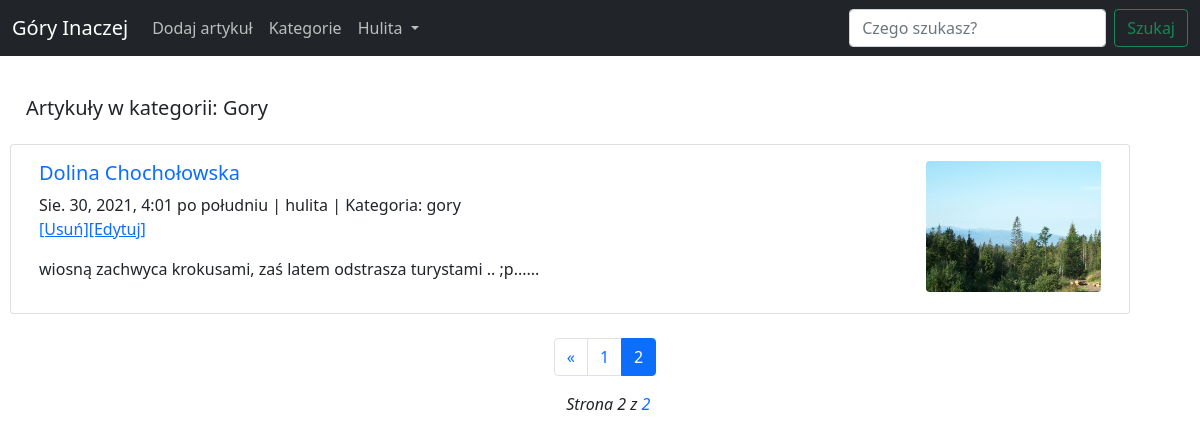
The page /category-detail-list/gory/?page=2 (signed in) on the database its author committed.
### blog/models.py (models this page shows, shortened)
class Post(models.Model):
    title=models.CharField(max_length=30, null=False, blank=False)
    creation_date=models.DateTimeField(auto_now=True)
    tag=models.CharField(max_length=60,null=False,blank=False)
    snippet=models.TextField(null=False,blank=False,default='Stworz krotki opis...',max_length=300)
    body=HTMLField(null=False,blank=False,default='Dodaj artykul...')
    category=models.CharField(max_length=60, default='gory')
    post_picture=models.ImageField(blank=True,null=True, upload_to="images/")
    post_picture_admin=models.ImageField(blank=True,null=True, upload_to="images/admin")
    is_active=models.NullBooleanField(default=True)
    is_highlited=models.NullBooleanField(default=False)
    like=models.ManyToManyField(User,related_name='blog_posts')
    author=models.ForeignKey(User, on_delete=models.CASCADE)

### blog/views.py (the view)
# urls.py: path('category-detail-list/<str:cat>/',category_detail_list,name='category_detail_list'),
def category_detail_list(request,cat):
    category_detail=Post.objects.filter(category=cat.replace('-',' ')).order_by('-creation_date')
    paginator = Paginator(category_detail, 5)
    page_number = request.GET.get('page')
    category_detail = paginator.get_page(page_number)
    return render(request,'category_detail.html',{'category_list':category_detail,'category_name':cat.replace('-',' ')})

### Templates/category_detail.html (shortened to what this page needs)
{% extends 'main.html' %}
{% block body %}
{% if category_list %}
    <div class="card-body">
        <h5>Artykuły w kategorii: {{category_name|title}}</h5>
    </div>
    {% for post in category_list %}
            {% if post.is_active %}
                <div class="card" style="width: 70rem;">
                    <div class="card-body">
                         <div class="container">
                            <div class="row">
                                <div class="col-9">
                                    <h5 class="card-title"><a href="{% url 'post_detail' post.id %}" style="text-decoration:none;" >{{post.title|title}}</a></h5>
                                    <p class="card-text">{{post.creation_date}} | {{post.author}} | Kategoria: {{post.category}}
                                        {% if user.is_authenticated %}
                                            {% if user.id == post.author.id %}
                                                <a href="{% url 'delete_post' post.id %}">[Usuń]</a><a href="{% url 'edit_post' post.id %}">[Edytuj]</a>
                                            {% endif %}
                                        {% endif %}
                                    </p>
                                    <p>
                                        {{post.snippet}}......
                                    </p>
                                 </div>
                                <div class="col">
                                {% if post.post_picture %}
                                     <img src="{{ post.post_picture.url }}" width="175" class="rounded mx-auto d-block" style="float:right;vertical-align:middle;">
                                {% endif %}
                                 </div>
                            </div>
                         </div>
                    </div>
                </div>
            {% endif %}
    {% endfor %}
{% else %}
   <div class="card" style="width: 70rem;">
       <div class="card-body">
           Niestety nie znalezliśmy artykułów w kategorii: <h5>{{category_name|title}}</h5>
       </div>
   </div>
{% endif %}
{% if category_list.has_previous or category_list.has_next %}
    <div class="pagination justify-content-center">
        <span class="step-links">
            <nav aria-label="Page navigation example">
              <ul class="pagination">
                  {% if category_list.has_previous %}
                    <li class="page-item">
                        <a class="page-link" href="?page={{ category_list.previous_page_number }}" aria-label="Previous">
                            <span aria-hidden="true">&laquo;</span>
                        </a>
                    </li>
                  {% endif %}
                  {% if category_list.has_previous %}
                    <li class="page-item"><a class="page-link" href="?page={{ category_list.previous_page_number }}">{{ category_list.previous_page_number }}</a></li>
                    {% if not category_list.has_next %}
                        <li class="page-item active">
                             <a class="page-link" href="#">{{category_list.number}} <span class="sr-only">(current)</span></a>
                        </li>
                    {% endif %}
                  {% endif %}
              </ul>
                {% if category_list.has_previous and category_list.has_next %}
                    <ul>
                        <p style="font-style:italic">
                        &nbsp&nbsp&nbspStrona {{ category_list.number }} z <a href="?page={{ category_list.paginator.num_pages }}" style="text-decoration:none">{{ category_list.paginator.num_pages }}</a>
                        </p>
                    </ul>
                {% else %}
                <p style="font-style:italic">
                    &nbsp&nbsp&nbspStrona {{ category_list.number }} z <a href="?page={{ category_list.paginator.num_pages }}" style="text-decoration:none">{{ category_list.paginator.num_pages }}</a>
                </p>
                {% endif %}
            </nav>
        </span>
    </div>
{% endif %}
{% endblock %}

### Templates/main.html (shortened to what this page needs)
<!DOCTYPE html>
{% load static %}
<link href="https://cdn.jsdelivr.net/npm/bootstrap@5.0.2/dist/css/bootstrap.min.css" rel="stylesheet">
<html lang="en">
<head>
</head>
<body style="background-image:url({% static 'background.png' %});background-repeat: no-repeat;">
<nav class="navbar navbar-expand-lg navbar-dark bg-dark">
  <div class="container-fluid">
    <a class="navbar-brand" href="{% url 'main' %}">Góry Inaczej</a>
    <div class="collapse navbar-collapse" id="navbarSupportedContent">
      <ul class="navbar-nav me-auto mb-2 mb-lg-0">
        <li class="nav-item">
          {% if user.is_authenticated %}
          <a class="nav-link active" style="color:#BDBDBD" aria-current="page" href="{% url 'create' %}">Dodaj artykuł</a>
          {% endif %}
        </li>
        <li class="nav-item">
          <a class="nav-link active" style="color:#BDBDBD" aria-current="page" href="{% url 'show_categories' %}">Kategorie</a>
        </li>
        {% if user.is_authenticated %}
        <li class="nav-item dropdown">
          <div class="sms-button"  role="button" data-toggle="dropdown" aria-haspopup="true" aria-expanded="false">
            <a class="nav-link dropdown-toggle" style="color:#BDBDBD" href="#" id="navbarDropdown" role="button" data-bs-toggle="dropdown" aria-expanded="false">
             {{user.username|title}}
            </a>
          </div>
        </li>
        {% endif %}
      </ul>
      <form class="d-flex" method="POST" action="{% url 'search' %}">
        <input class="form-control me-2" type="search" name="search" placeholder="Czego szukasz?" aria-label="Search">
        <button class="btn btn-outline-success" type="submit">Szukaj</button>
      </form>
    </div>
  </div>
</nav>
<div style="margin-left:10px">
    {% block body %}{% endblock %}
</div>
</body>
</html>

### rows shown on the page
Post: category "Gory", title "Dolina Chochołowska", creation_date "Sie. 30, 2021, 4:01 po południu", author "hulita", category "gory", shows "[Usuń]", snippet "wiosną zachwyca krokusami, zaś latem odstrasza turystami .. ;p", post_picture (picture)

### other values the page prints
{{ user.username|title }} "Hulita"
{{ category_list.previous_page_number }} "1"
{{ category_list.number }} "2"
{{ category_list.paginator.num_pages }} "2"
